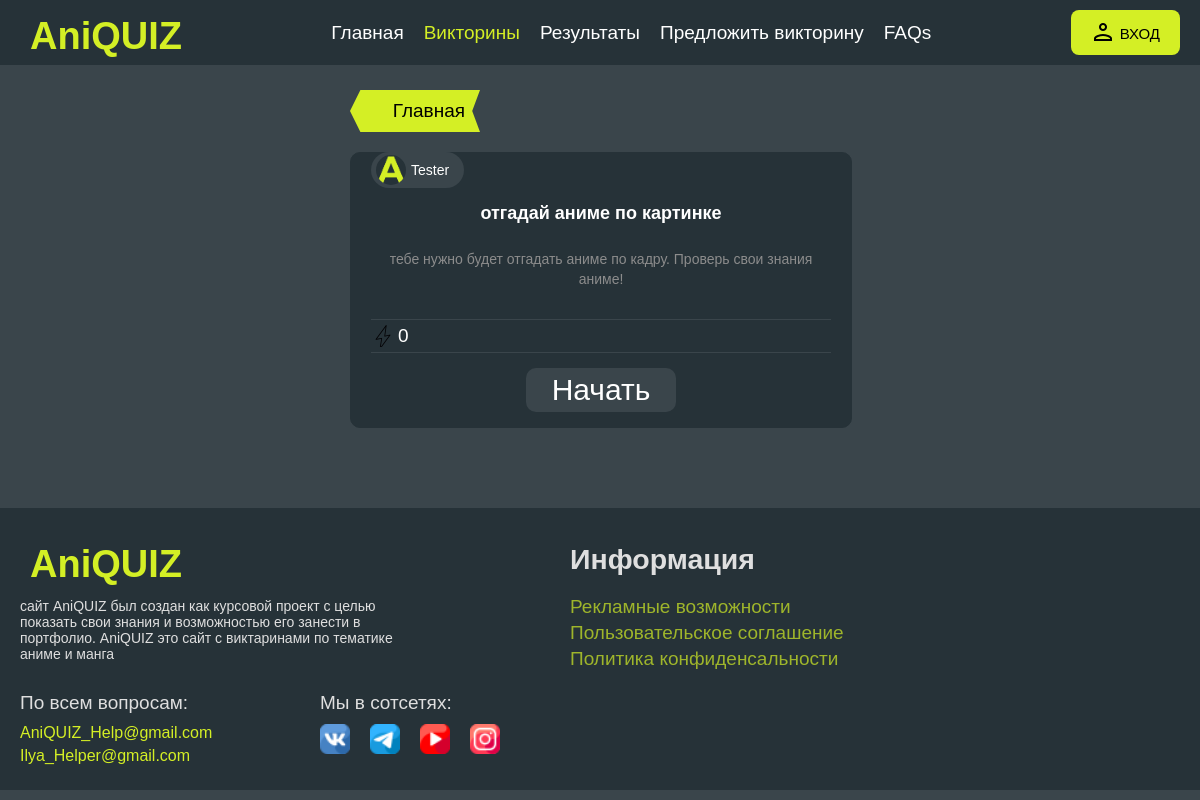
The app's page /quiz/20, older data.
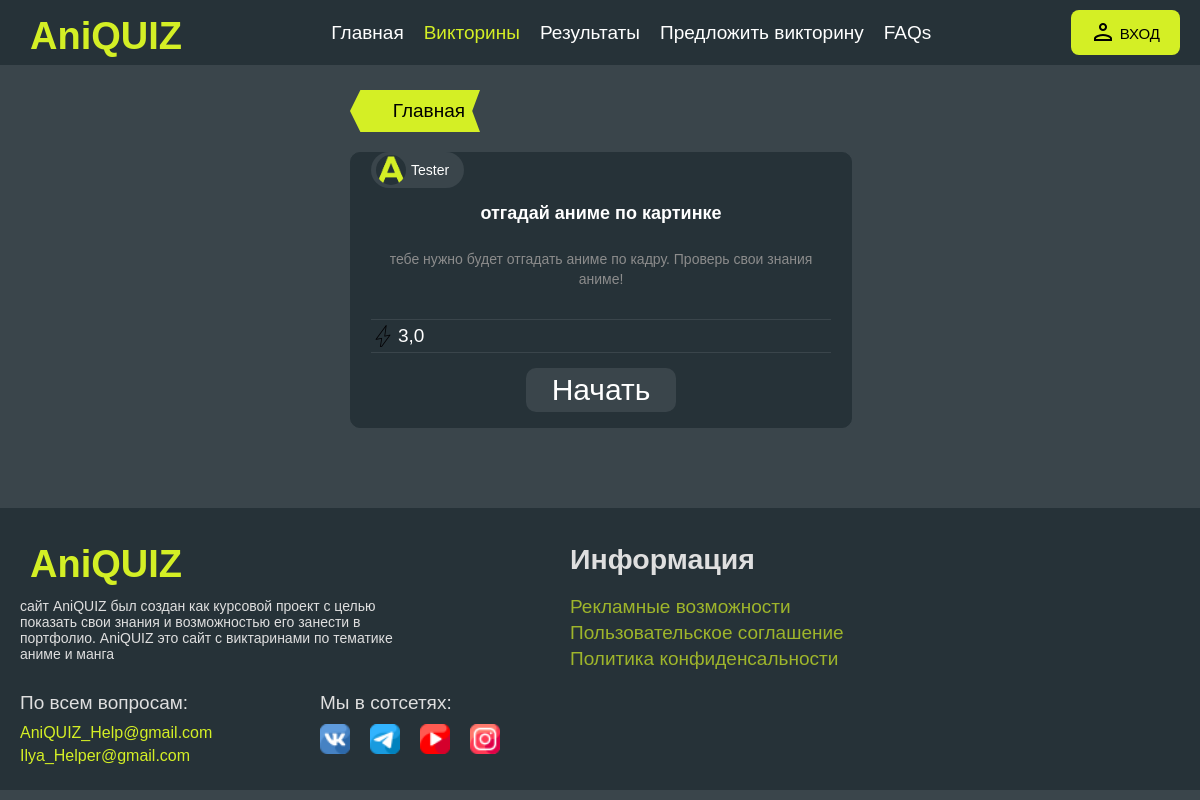
The same page, newer data.
### quizs/models.py (models this page shows, shortened)
class Quiz(models.Model):
    title = models.CharField(max_length=128, null=False, default='none')
    description = models.CharField(max_length=254)
    imageScreensaver = models.ImageField(upload_to="static/img/quizs_img/imageScreensavers", null=True, default='static/img/quizs_img/imageScreensavers/47899679c157cb3b7fb73e2134086efb.jpg')
    category = models.ForeignKey(cateory, on_delete=models.CASCADE, null=True, default=1)
    status = models.BooleanField(default=False)
    rating = models.CharField(max_length=128, default="0 0")
    popular = models.IntegerField(default=0)
    user = models.ForeignKey(settings.AUTH_USER_MODEL, on_delete=models.CASCADE)

### user/models.py (models this page shows)
class CustomUser(AbstractUser):
    icon = models.ImageField(upload_to="static/img/user/icon_user", null=True, blank=True,
                             default="static/img/user/icon_user/Standard_icon.png")

### quizs/views.py (the view)
# urls.py: path('quiz/<int:pk>', views.quizView, name='quiz'),
def quizView(request, pk):
    if request.user:
        form = models.Quiz.objects.filter(pk=pk)
        questions = models.Questions.objects.filter(quiz=form[0].pk)
        quiz = models.Quiz.objects.get(pk=pk)
        marks = quiz.rating.split()
        try:
            rating = round(int(marks[0]) / int(marks[1]), 2)
        except:
            rating = 0
        answers = models.Answers
        data = {
            'pkQuiz': pk,
            'quiz': form,
            'questions': questions,
            'answers': answers,
            'nav': 'quiz',
            'result': rating,
        }
        return render(request, 'quiz.html', data)
    else:
        return redirect('authentication')

### templates/quiz.html (shortened to what this page needs)
{% extends 'base.html' %}
{% block content %}
{% load static %}
    {% for quiz in quiz %}
        <div class="quiz_container" id="quiz_container">
            <div class="btn_back_home">
                <a href="{% url 'home' %}">Главная</a>
            </div>
            <div class="card">
                <div class="block_card_info">
                    <a href="#" class="author">
                        <span class="avatar" style="background: url(/{{quiz.user.icon}}) round;"></span>
                        <p>{{quiz.user.username}}</p>
                    </a>
                </div>
                <h3>
                    {{quiz.title}}
                </h3>
                <p class="discription_card">{{quiz.description}}</p>
                <div class="info_about_card">
                    <div class="card_rating">
                        <span></span>
                        <div>{{result}}</div>
                    </div>
                </div>
                <div class="start">
                    <button type="button" class="start_quiz" id="start_quiz_btn">Начать</button>
                </div>
            </div>
        </div>
    {% endfor %}
{% endblock content %}

Row changes from the older to the newer data that the page shows:
changed Quiz "отгадай аниме по картинке": popular "0" → "3,0"
